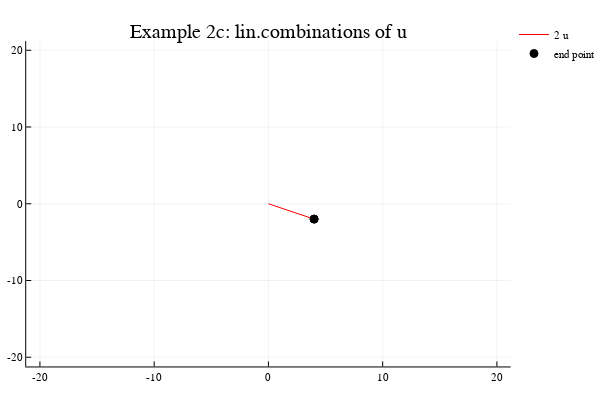

Notebook cell for this chart:
### Code cell
# Example 2c: linear combinations of u, INCLUDING COLORED VECTORS
using Plots
plotly()
u=[2,-1];


a1=rand(-20:20); 
U=u*a1; 

while abs(U[1])>20 || abs(U[2])>20
   a1=rand(-20:20); 
    U=u*a1 
end


xu=[0,U[1]];
yu=[0,U[2]];
plot(xu,yu, title="Example 2c: lin.combinations of u", label="$a1 u", linecolor="red",lims=[-20,20])

scatter!([U[1], U[1]],[U[2],U[2]], markercolor="black", label="end point")

### Figure 1 — Plotly figure (JSON) as saved in the notebook; plotly's stock layout.template omitted (floating-point values rounded to 4 significant figures)
{"data": [{"colorbar": {"title": ""}, "hoverinfo": "text", "legendgroup": "2 u", "line": {"color": "rgba(255, 0, 0, 1.000)", "dash": "solid", "shape": "linear", "width": 1}, "mode": "lines", "name": "2 u", "showlegend": true, "text": [null, null], "type": "scatter", "x": [0, 4], "xaxis": "x1", "y": [0, -2], "yaxis": "y1", "zmax": 0.1, "zmin": -0.1}, {"colorbar": {"title": ""}, "hoverinfo": "text", "legendgroup": "end point", "marker": {"color": "rgba(0, 0, 0, 1.000)", "line": {"color": "rgba(0, 0, 0, 1.000)", "width": 1}, "size": 8, "symbol": "circle"}, "mode": "markers", "name": "end point", "showlegend": true, "text": [null, null], "type": "scatter", "x": [4, 4], "xaxis": "x1", "y": [-2, -2], "yaxis": "y1", "zmax": 0.1, "zmin": -0.1}], "layout": {"annotations": [{"font": {"color": "rgba(0, 0, 0, 1.000)", "family": "sans-serif", "size": 20}, "rotation": 0, "showarrow": false, "text": "Example 2c: lin.combinations of u", "x": 0.5222, "xanchor": "center", "xref": "paper", "y": 1, "yanchor": "top", "yref": "paper"}], "height": 400, "legend": {"bgcolor": "rgba(255, 255, 255, 1.000)", "bordercolor": "rgba(0, 0, 0, 1.000)", "font": {"color": "rgba(0, 0, 0, 1.000)", "family": "sans-serif", "size": 11}, "tracegroupgap": 0, "x": 1, "y": 1}, "margin": {"b": 20, "l": 0, "r": 0, "t": 20}, "paper_bgcolor": "rgba(255, 255, 255, 1.000)", "plot_bgcolor": "rgba(255, 255, 255, 1.000)", "showlegend": true, "width": 600, "xaxis": {"anchor": "y1", "domain": [0.05101, 0.9934], "gridcolor": "rgba(0, 0, 0, 0.100)", "gridwidth": 0.5, "linecolor": "rgba(0, 0, 0, 1.000)", "mirror": false, "range": [-21.2, 21.2], "showgrid": true, "showline": true, "showticklabels": true, "tickangle": 0, "tickcolor": "rgb(0, 0, 0)", "tickfont": {"color": "rgba(0, 0, 0, 1.000)", "family": "sans-serif", "size": 11}, "tickmode": "array", "ticks": "inside", "ticktext": ["-20", "-10", "0", "10", "20"], "tickvals": [-20, -10, 0, 10, 20], "title": "", "titlefont": {"color": "rgba(0, 0, 0, 1.000)", "family": "sans-serif", "size": 15}, "type": "-", "visible": true, "zeroline": false, "zerolinecolor": "rgba(0, 0, 0, 1.000)"}, "yaxis": {"anchor": "x1", "domain": [0.03762, 0.9415], "gridcolor": "rgba(0, 0, 0, 0.100)", "gridwidth": 0.5, "linecolor": "rgba(0, 0, 0, 1.000)", "mirror": false, "range": [-21.2, 21.2], "showgrid": true, "showline": true, "showticklabels": true, "tickangle": 0, "tickcolor": "rgb(0, 0, 0)", "tickfont": {"color": "rgba(0, 0, 0, 1.000)", "family": "sans-serif", "size": 11}, "tickmode": "array", "ticks": "inside", "ticktext": ["-20", "-10", "0", "10", "20"], "tickvals": [-20, -10, 0, 10, 20], "title": "", "titlefont": {"color": "rgba(0, 0, 0, 1.000)", "family": "sans-serif", "size": 15}, "type": "-", "visible": true, "zeroline": false, "zerolinecolor": "rgba(0, 0, 0, 1.000)"}}}
